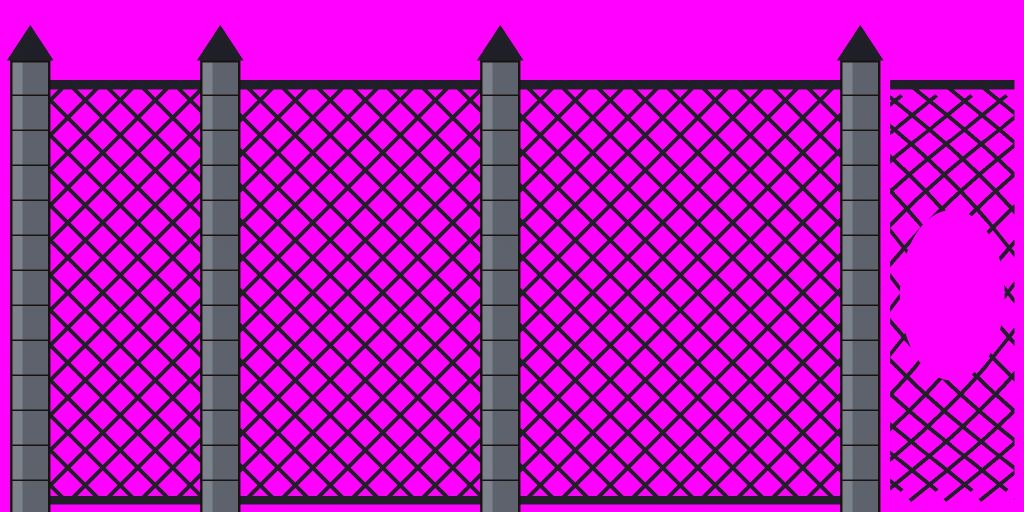
#> input picture tools/art/hfbatch/starts/start-1010-net.webp, 2048 x 1024 px, given in place of start-1010-net.webp.webp, which was not available (shown at 1/2 size)
$ python -i lanterncut.py   (imports and definitions only)
#> lines starting #> are read from the running program, lines starting #| are printed output that depends on the picture; after the words box and inside, x2 and y2 are one past the last pixel; in counts of white or black regions, pixels touching at a corner belong together; pictures that were not available may be replaced by others from this repository, and a replacement may not be noted
### tools/art/w6to10/geminicut.py
"""Cut Matt's Gemini prop sheets (reference/prop-sheets/gemini-batch-2026-10-28/: 3x2 grids on a key colour, magenta or cyan for W9,
with thin black cell lines) into sprites, and the General's armour-off poses (4x2 on grey) like the other story frames.

    python3 -I tools/art/w6to10/geminicut.py <sheets dir> <out dir>

Per cell: the cell's edge trimmed (the grid lines), the key colour flooded out from the cell's border (so a dark doorway that fades into
the key inside a frame stays painted), enclosed pockets of pure key keyed too (a cage's bars, a rack), long thin horizontal ground
lines removed, the key's spill taken off the edges, then trimmed. Paired states (lever up/down, plate up/down, door closed/open) are put
on one shared canvas, lined up on the middle of their feet, so they swap in place. Out: <name>.webp per sheet group (an atlas, frames
anchored at the middle of the foot) + <name>.json, and a contact sheet per group on a checker.
"""
import json, sys
from pathlib import Path
import numpy as np
from PIL import Image
from scipy import ndimage


# sheet: (key, cells in reading order (None skips a cell), pairs, options per cell)
SHEETS = {
    'w6a-puzzle': ('magenta', ['lever-up', 'lever-down', 'plate-up', 'plate-down', 'door-closed', 'door-open'],
                   [('lever-up', 'lever-down'), ('plate-up', 'plate-down'), ('door-closed', 'door-open')], {}),
    'w6b-water-room-take2': ('magenta', ['raft', 'sluice-wheel', 'gauge-post', 'seesaw', 'stone', 'lily-pads'], [], {}),
    'w7a-puzzle-take2': ('magenta', ['lever-up', 'lever-down', None, None, 'door-closed', 'door-open'],
                         [('lever-up', 'lever-down'), ('door-closed', 'door-open')], {}),
    'w8a-puzzle': ('magenta', ['lever-up', 'lever-down', 'plate-up', 'plate-down', 'door-closed', 'door-open'],
                   [('lever-up', 'lever-down'), ('plate-up', 'plate-down'), ('door-closed', 'door-open')], {}),
    'w9a-puzzle': ('cyan', ['lever-up', 'lever-down', 'plate-up', 'plate-down', 'gate-closed', 'gate-open'],
                   [('lever-up', 'lever-down'), ('plate-up', 'plate-down'), ('gate-closed', 'gate-open')],
                   {'gate-open': {'pockets': False}}),
    'w10c-set-dressing': ('magenta', ['banner', 'weapon-rack', 'brazier', 'cage', 'crates', 'spout'], [], {}),
}
KEYS = {'magenta': (255, 0, 255), 'cyan': (0, 255, 255), 'yellow': (255, 255, 0)}


def keyness(rgb, key):
    r, g, b = [rgb[..., i].astype(np.float32) for i in range(3)]
    return {'magenta': np.minimum(r, b) - g, 'cyan': np.minimum(g, b) - r, 'yellow': np.minimum(r, g) - b}[key]


def cut_cell(cell, key, opts):
    a = np.asarray(cell.convert('RGB')).astype(np.float32)
    H, W = a.shape[:2]
    k = keyness(a, key)
    bg_like = k > 110
    # (the key flooded in from the border: what it reaches is background)
    lab, n = ndimage.label(bg_like)
    edge = set(np.unique(np.concatenate([lab[0], lab[-1], lab[:, 0], lab[:, -1]]))) - {0}
    bg = np.isin(lab, list(edge))
    if opts.get('pockets', True):
        # (pockets of near-pure key shut in by the object: the gaps between a cage's bars)
        pure = k > 140
        plab, pn = ndimage.label(pure & ~bg)
        sizes = ndimage.sum(np.ones_like(k), plab, range(1, pn + 1))
        for i, s in enumerate(sizes, 1):
            if s >= 6:
                bg |= ndimage.binary_dilation(plab == i, iterations=1) & bg_like
    # (thin dark horizontal lines across the cell: the grid's ground lines)
    lum = a.mean(axis=2)
    dark = lum < 70
    up = np.zeros_like(dark); dn = np.zeros_like(dark)
    up[4:] = bg[:-4] | (k[:-4] > 110); dn[:-4] = bg[4:] | (k[4:] > 110)
    thin = dark & up & dn
    run = ndimage.uniform_filter1d(thin.astype(np.float32), 41, axis=1) > 0.85
    line = ndimage.binary_dilation(run & thin, structure=np.ones((5, 3)))
    alpha = np.where(bg | line, 0.0, 1.0)
    # (a soft edge: the pixels next to the background take their alpha from how much key is in them)
    rim = ndimage.binary_dilation(alpha == 0, iterations=2) & (alpha > 0)
    soft = np.clip((150 - k) / 110, 0, 1)
    alpha = np.where(rim, np.minimum(alpha, soft), alpha)
    if opts.get('pockets', True):
        # (and key showing through anywhere else, between bars and leaves: as much alpha as it has key, and the spill below)
        alpha = np.minimum(alpha, np.clip((170 - k) / 110, 0, 1))
        rim = rim | (k > 30)
    # (the key's spill off the painted pixels)
    if key == 'magenta':
        m = np.minimum(a[..., 0], a[..., 2]); ex = np.clip(m - a[..., 1] - 20, 0, None) * rim
        a[..., 0] -= ex; a[..., 2] -= ex
    elif key == 'yellow':
        m = np.minimum(a[..., 0], a[..., 1]); ex = np.clip(m - a[..., 2] - 20, 0, None) * rim
        a[..., 0] -= ex; a[..., 1] -= ex
    else:
        m = np.minimum(a[..., 1], a[..., 2]); ex = np.clip(m - a[..., 0] - 20, 0, None) * rim
        a[..., 1] -= ex; a[..., 2] -= ex
    # (specks: keep the parts of any size, drop crumbs under 40 px)
    lab, n = ndimage.label(alpha > 0.5)
    if n:
        sizes = ndimage.sum(np.ones_like(alpha), lab, range(1, n + 1))
        for i, s in enumerate(sizes, 1):
            if s < 40:
                alpha[lab == i] = 0
    rgba = np.dstack([np.clip(a, 0, 255), alpha * 255]).astype(np.uint8)
    im = Image.fromarray(rgba, 'RGBA')
    bb = im.getchannel('A').point(lambda v: 255 if v > 24 else 0).getbbox()
    return im.crop(bb) if bb else None


# [125 lines left out: functions foot_x, pack, checker, pair_up, main, not called in this run]


# [2 lines that do not run on import are left out]

### tools/art/hfbatch/lanterncut.py
"""Key 8-4 Lantern Run's Hugging Face picks off the magenta (w6to10/geminicut.py cut_cell, then the fringe despill chairscut.py uses), trim,
scale and pack them into src/assets/w8/lantern.webp with src/game/w8LanternAtlas.ts (frames and anchors), and write the review sheet
(every pick on dark and on mid-grey).
    python3 -I tools/art/hfbatch/lanterncut.py <takes dir> <review.jpg> name=pick:height[:ax,ay] ...
  e.g. jar=jar-s60-17:96 jarDim=jardim-s70-5:96 mothOpen=moth-open-s72-5:70 mothUp=moth-up-s72-5:70
  height: the packed height (px); anchors are the bottom middle unless given as shares of the trimmed picture.
"""
import json, sys
from pathlib import Path
import numpy as np
from PIL import Image, ImageDraw
from scipy import ndimage
sys.path.insert(0, str(Path(__file__).resolve().parents[1] / 'w6to10'))
from geminicut import cut_cell  # noqa: E402

ROOT = Path(__file__).resolve().parents[3]
TAKES, REVIEW = Path(sys.argv[1]), Path(sys.argv[2])
picks = []
# [5 lines not run here, left out]


def cut(stem):
#> called with stem = 'starts/start-1010-net.webp'
    src = Image.open(TAKES / f'{stem}.webp').convert('RGB')
#> src is the input picture: PIL image 2048x1024 RGB; mean R, G, B 184, 20.7, 187.2
    sp = cut_cell(src, 'magenta', {})
#> in cut_cell, `lab, n = ndimage.label(bg_like)`:
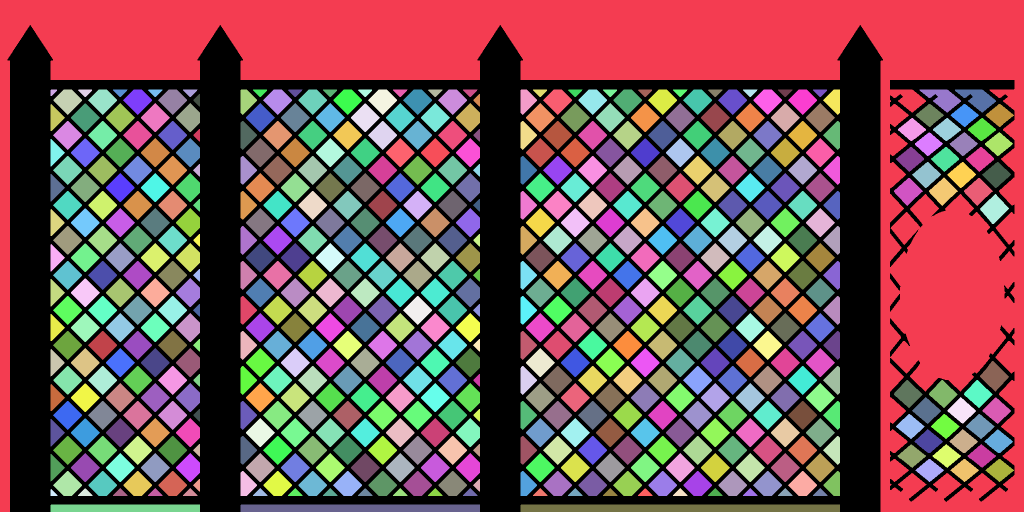
#> lab: shape (1024, 2048) int32 (shown at 1/2 size); 594 distinct labels, from 0 to 593; one colour per label, 0 black
#> in cut_cell, `lab, n = ndimage.label(bg_like)`: n = 593
#> in cut_cell, `edge = set(np.unique(np.concatenate([lab[0], lab[-1], lab[:, 0], lab[:..`: edge = 4 items
#> in cut_cell, `plab, pn = ndimage.label(pure & ~bg)`:
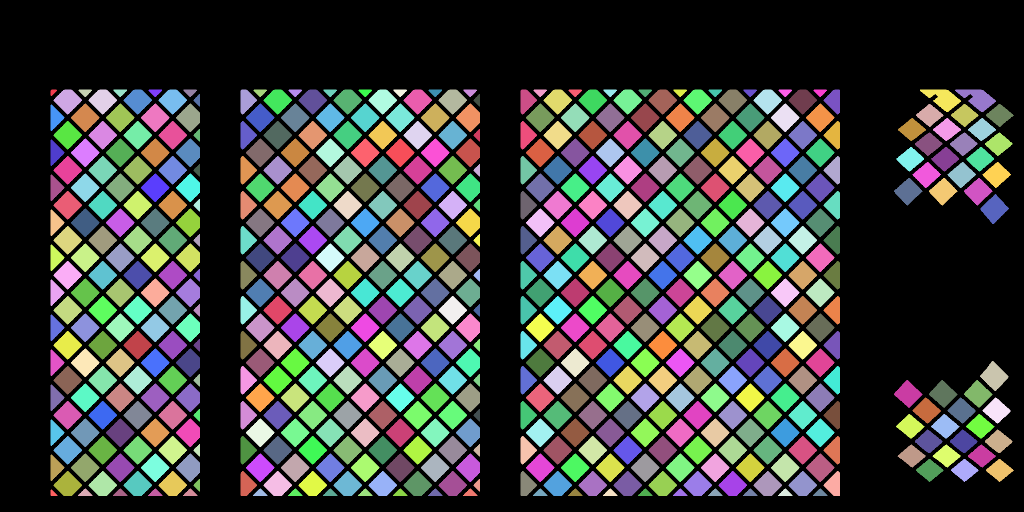
#> plab: shape (1024, 2048) int32 (shown at 1/2 size); 590 distinct labels, from 0 to 589; one colour per label, 0 black
#> in cut_cell, `plab, pn = ndimage.label(pure & ~bg)`: pn = 589
#> in cut_cell, `sizes = ndimage.sum(np.ones_like(k), plab, range(1, pn + 1))`: sizes = 589 values, max 1883 at index 42, min 109 at index 0, mean 1480
#> the loop in cut_cell, `for i, s in enumerate(sizes, 1):` made 589 passes
#> s on passes 1 to 3: 109, 1661, 245
#> pass 2, in cut_cell, `bg |= ndimage.binary_dilation(plab == i, iterations=1) & bg_like`:
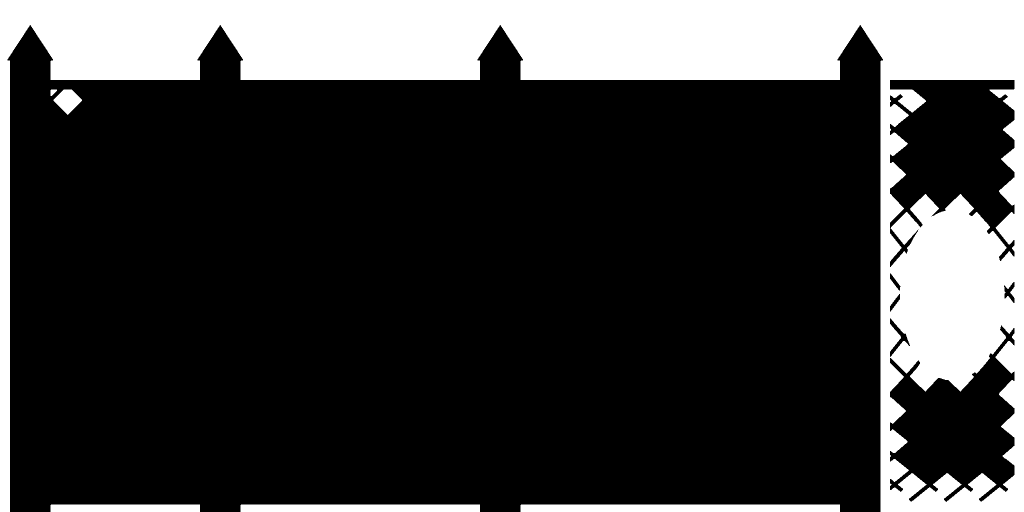
#> bg: shape (1024, 2048) bool (shown at 1/2 size); 22.9% white; 6 white regions, box (x1, y1, x2, y2) and area: (0, 0, 2048, 1024) 458016, (1041, 1009, 1680, 1024) 9584, (481, 1009, 960, 1024) 7184, (101, 1009, 400, 1024) 4484, (107, 179, 164, 230) 1675, (101, 179, 114, 192) 113
#> in cut_cell, `a[..., 2] -= ex`:
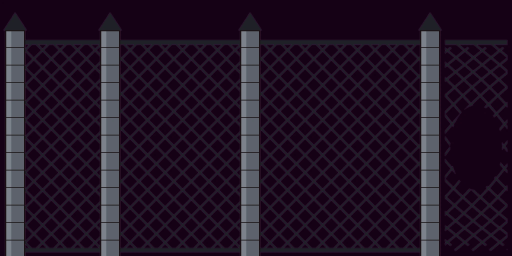
#> a: shape (1024, 2048, 3) float32 (shown at 1/4 size); mean R, G, B 34.8, 20.5, 38.2
#> in cut_cell, `lab, n = ndimage.label(alpha > 0.5)`:
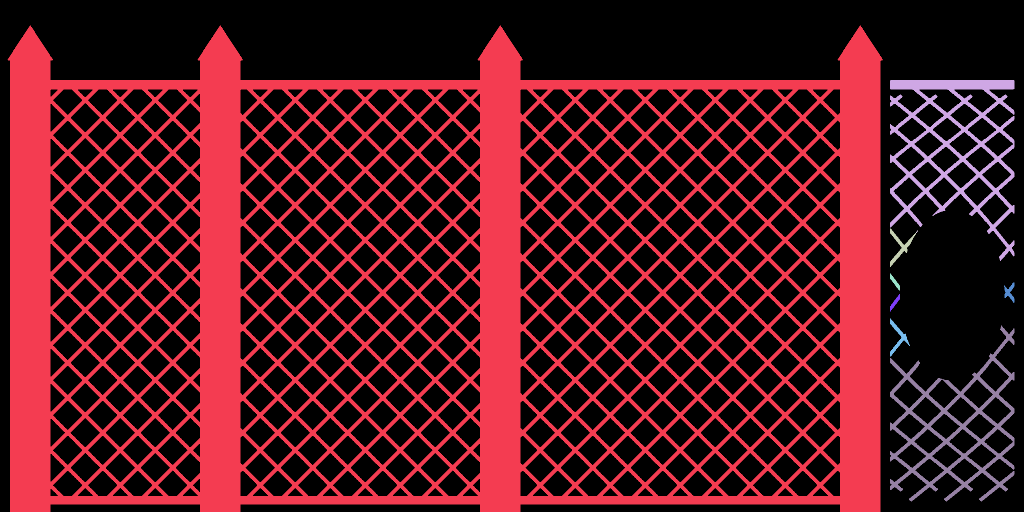
#> lab: shape (1024, 2048) int32 (shown at 1/2 size); 10 distinct labels, from 0 to 9; one colour per label, 0 black
#> in cut_cell, `lab, n = ndimage.label(alpha > 0.5)`: n = 9
#> in cut_cell, `sizes = ndimage.sum(np.ones_like(alpha), lab, range(1, n + 1))`: sizes = [687322, 24568, 869, 10, 228, 394, 228, 729, 19750]
#> the loop in cut_cell, `for i, s in enumerate(sizes, 1):` made 9 passes
#> s on passes 1 to 8: 687322, 24568, 869, 10, 228, 394, 228, 729
#> in cut_cell, `bb = im.getchannel('A').point(lambda v: 255 if v > 24 else 0).getbbox()`: bb = (15, 50, 2029, 1024)
#> in cut_cell, `return im.crop(bb) if bb else None`:
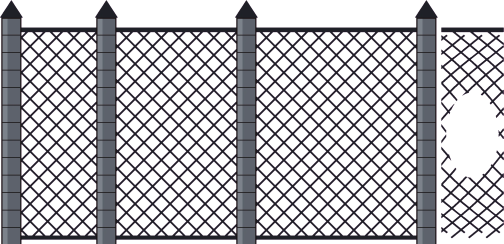
#> returned value: PIL image 2014x974 RGBA (shown at 1/4 size); mean R, G, B, A 35.9, 22.1, 39.3, 92.4; transparent parts drawn white
    sp = sp.crop(sp.getchannel('A').getbbox())
    a = np.asarray(sp).astype(np.float32)
#> a: shape (974, 2014, 4) float32
    band = ndimage.binary_dilation(a[..., 3] < 128, iterations=4) & (a[..., 3] > 0)
#> band: shape (974, 2014) bool; 17% white in thin lines or dots
    ex = np.clip(np.minimum(a[..., 0], a[..., 2]) - a[..., 1] - 6, 0, None) * band
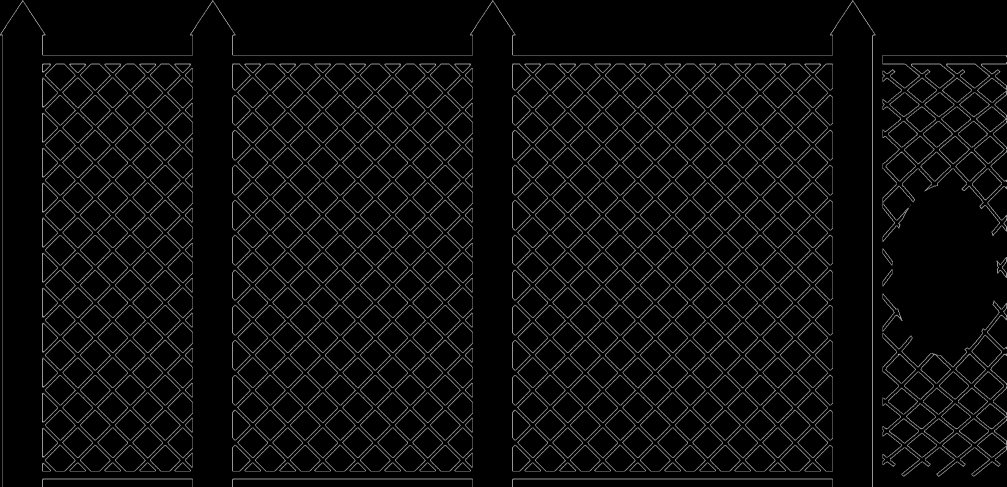
#> ex: shape (974, 2014) float32 (shown at 1/2 size); min 0, max 24, mean 1.2; drawn with min black and max white
    a[..., 0] -= ex
    a[..., 2] -= ex
    return Image.fromarray(np.clip(a, 0, 255).astype(np.uint8), 'RGBA')


cells = []
# [5 lines not run here, left out]
W = sum(c[1].width + 4 for c in cells)
# [1 line that did not run here, left out]
# [1 line that did not run here, left out]
frames = {}
x = 0
# [4 lines not run here, left out]
out = ROOT / 'src/assets/w8/lantern.webp'
# [2 lines not run here, left out]
ts = ROOT / 'src/game/w8LanternAtlas.ts'
# [5 lines not run here, left out]

# the review: each pick on dark and mid-grey, at its packed size and at about phone size (x0.5)
rows = []
# [13 lines not run here, left out]
# [1 line that did not run here, left out]
y = 0
# [6 lines not run here, left out]

>>> result = cut('starts/start-1010-net.webp')

$ run again, on tools/art/hfbatch/starts/start-910-lava.webp
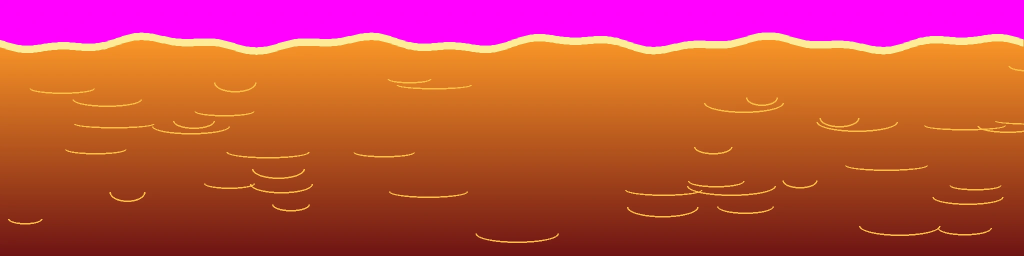
#> input picture tools/art/hfbatch/starts/start-910-lava.webp, 2048 x 512 px, given in place of start-910-lava.webp.webp, which was not available (shown at 1/2 size)
#> in cut, src is the input picture: PIL image 2048x512 RGB; mean R, G, B 192.8, 75.9, 68.2
#> in cut_cell, `bg_like = k > 110`:
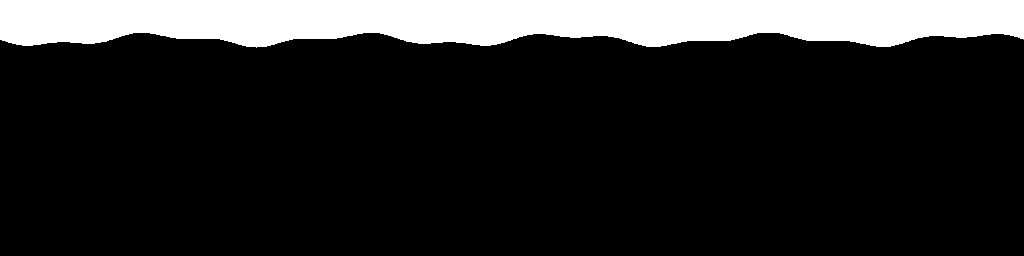
#> bg_like: shape (512, 2048) bool (shown at 1/2 size); 15.5% white; 1 white region, box (x1, y1, x2, y2) and area: (0, 0, 2048, 95) 162670
#> n = 1
#> edge = 1 item
#> pure: shape (512, 2048) bool; 15.5% white; 1 white region, box (x1, y1, x2, y2) and area: (0, 0, 2048, 94) 162218
#> plab: shape (512, 2048) int32; every value is 0
#> pn = 0
#> in cut_cell, `sizes = ndimage.sum(np.ones_like(k), plab, range(1, pn + 1))`: sizes = empty array
#> dark: shape (512, 2048) bool; 17.1% white; 113 white regions (103 under 20 px), largest, box (x1, y1, x2, y2) and area: (0, 408, 2048, 512) 178680, (546, 408, 618, 420) 98, (1887, 406, 1953, 412) 72
#> up: shape (512, 2048) bool; 15.5% white; 1 white region, box (x1, y1, x2, y2) and area: (0, 4, 2048, 99) 162670
#> dn: shape (512, 2048) bool; 14.7% white; 1 white region, box (x1, y1, x2, y2) and area: (0, 0, 2048, 91) 154478
#> thin: shape (512, 2048) bool; every value is 0
#> in cut_cell, `sizes = ndimage.sum(np.ones_like(alpha), lab, range(1, n + 1))`: sizes = [885904]
#> the loop in cut_cell, `for i, s in enumerate(sizes, 1):` made 1 pass
#> (i, s) on pass 1: (1, 885904)
#> bb = (0, 65, 2048, 512)
#> in cut, `band = ndimage.binary_dilation(a[..., 3] < 128, iterations=4) & (a[.....`:
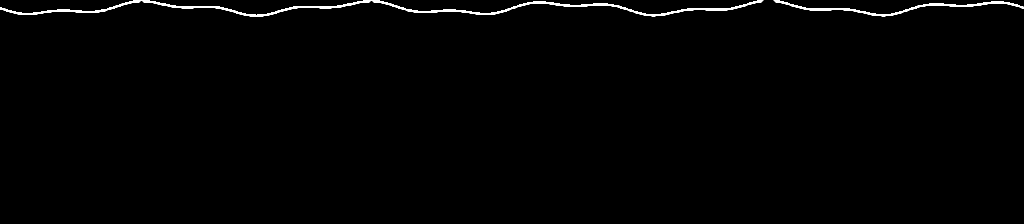
#> band: shape (447, 2048) bool (shown at 1/2 size); 0.88% white; 2 white regions, box (x1, y1, x2, y2) and area: (0, 0, 1527, 34) 6079, (1547, 0, 2048, 33) 1999
